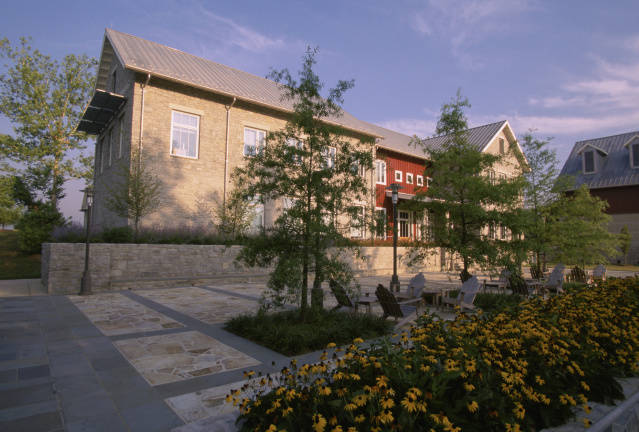
#> input picture pubs/building.jpg, 639 x 432 px, found by its file name
$ jupyter execute --allow-errors PSO_cv09_en_solution.ipynb   (shell and % lines are left out)
#> lines starting #> are read from the running program, lines starting #| are printed output that depends on the picture
<a href="https://colab.research.google.com/github/kocurvik/edu/blob/master/PSO/notebooks/solutions/PSO_cv09_en_solution.ipynb" target="_parent"></a>

# Lab 9 - Fourier transform

In this lab we will work with the Fourier transformation.

## Discrete Fourier transformation - 1D
**Definition**:
$$F_k = \mathscr{F}[ \vec{f}]_k = \sum_{n = 0}^{N - 1} f_n \cdot e^{\frac{-2 \pi i n k}{N}}$$

**Inverse**:
$$f_n = \mathscr{F}^{-1}[\vec{F}]_n = \frac{1}{N} \sum_{k = 0}^{N - 1} F_k \cdot e^{\frac{2 \pi i n k}{N}}$$

The Fourier transform of an image results in the image representation in the so-called the spectral domain. This shows us how to combine different frequencies to obtain the original image. In the spectral domain we can usually see what frequencies dominate in an image.

In the spectral domain (after transformation) the lower frequencies are closer to the center and higher ones are at the edges.

**Note - Complex Numbers**: By definition the spectral domain contains information using complex numbers. We will therefore be working with complex numbers using NumPy. To work with them you shoud check `np.real, np.imag, np.abs, np.angle` in the NumPy documentation.

[cell 1]
import cv2
import numpy as np
from matplotlib import pyplot as plt

### Exercise - Displaying the 2D Fourier Transform

Display the magnitute of Fourier transform for the images downloaded in the block below. Display the angles for some of them.

To work with fourier transform you will need to display the images in log-scale and also perform shifting. Consult the [OpenCV tutorial](https://docs.opencv.org/4.x/de/dbc/tutorial_py_fourier_transform.html) for more details.

The elk image was created by Karen Laubenstein and released into public domain by USFWS.

[cell 2]
def disp_fourier_mag(img):
  dft = np.fft.fft2(np.float32(img))
  dft_shift = np.fft.fftshift(dft)
  magnitude_spectrum = 20 * np.log(np.abs(dft_shift) + 1e-8)
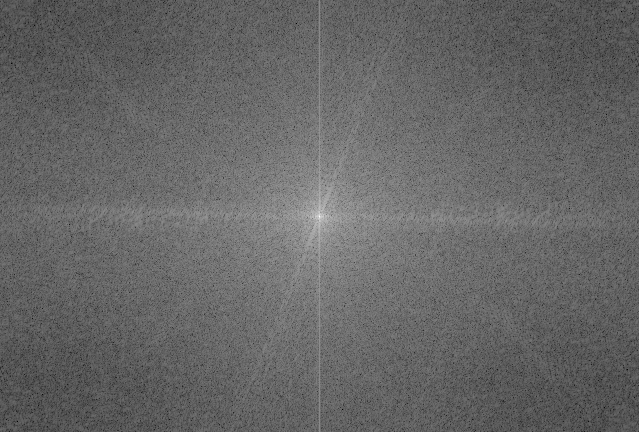
#> magnitude_spectrum: shape (432, 639) float64; min 45.25, max 342, mean 164.1; drawn with min black and max white
  plt.subplot(121),plt.imshow(img, cmap = 'gray')
  plt.axis('off')
  plt.title('Input Image')
  plt.subplot(122),plt.imshow(magnitude_spectrum, cmap = 'gray')
  plt.title('Magnitude Spectrum')
  plt.axis('off')
  plt.show()
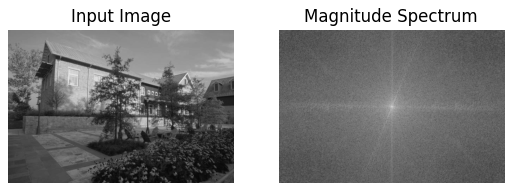
#> figure drawn by matplotlib, 2 panels


img_names = ['building.jpg', 'building_wavy.jpg', 'pruhysikme.pgm', 'pruhyhoriz.pgm', 'pruhyvert.pgm', 'elk.png']

#> (the rest of this cell did not finish here and is left out)

### Exercise 2 - Generating images

Generate an image similar to pruhyvert by creating the image in the fourier spectrum and using the inverse Fourier transform.

[cell 3]
f_img = np.zeros([999, 999])
f_img[499, 510] = 100.0
f_shift = np.fft.ifftshift(f_img)
img = cv2.idft(f_shift)

plt.imshow(img, cmap='gray')
plt.axis('off')
plt.show()
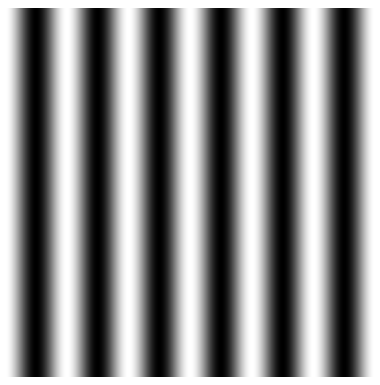
#> figure drawn by matplotlib, 1 panel

### Exercise 3 - Removing Periodic Noise

Try to suppress the periodic noise from `building_wavy.jpg`.

*Hint:* Look at the magnitute of the fourier transform to identify the frequency that needs to be suppressed.

[cell 4]
# this is how the image was created

img = cv2.imread('building.jpg', cv2.IMREAD_GRAYSCALE)

dft = np.fft.fft2(np.float32(img))
dft_shift = np.fft.fftshift(dft)
dft_shift[250, 300] = 1e7
dft = np.fft.ifftshift(dft_shift)
img_wavy = np.fft.ifft2(dft)

img_wavy = np.abs(img_wavy)
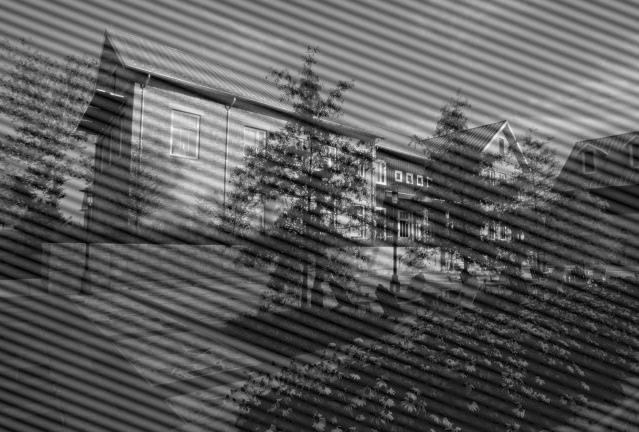
#> img_wavy: shape (432, 639) float64; min 0.27, max 287.2, mean 102.4; drawn with min black and max white
img_wavy -= np.min(img_wavy)
img_wavy /= np.max(img_wavy)
cv2.imwrite('building_wavy.jpg', img_wavy * 255)


img_wavy = cv2.imread('building_wavy.jpg', cv2.IMREAD_GRAYSCALE)
#> img_wavy: shape (432, 639); min 0, max 255, mean 90.7
plt.imshow(img_wavy, cmap='gray', vmin=0, vmax=255)
plt.title('Version with waves')
plt.axis('off')
plt.show()

# disp_fourier_mag(img_wavy)

dft = np.fft.fft2(np.float32(img_wavy))
dft_shift = np.fft.fftshift(dft)
dft_shift[240:260, 290:310] = 0
dft_shift[170:190, 330:350] = 0
dft = np.fft.ifftshift(dft_shift)
img = np.fft.ifft2(dft)

img = np.abs(img)
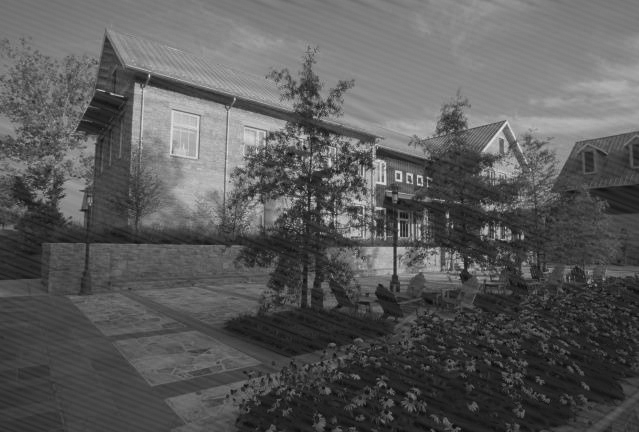
#> img: shape (432, 639) float64; min 5.15, max 233.2, mean 90.7

# disp_fourier_mag(img)

plt.imshow(img, cmap='gray')
plt.title("Version with waves suppressed")
plt.axis('off')
plt.show()

## Filtering in the Fourier Domain

Since high frequencies carry details. If we only keep the high frequencies we will obtain mostly edges. If we only keep the low frequencies we will get a blurred image.

**Highpass filter:** We transform the image and set the low frequencies to zero and then we perform the inverse transform.

**Lowpass filter:** The same process but with high frequencies.

### Exercise 4 - Filtering

Perform filtering using highpass and lowpass filters. Try it with different cutoff frequencies.

[cell 5]
def disp_filt(image, r):
  f = np.fft.fft2(image)
  fshift = np.fft.fftshift(f)

  rows, cols = image.shape
  crow, ccol = rows // 2, cols // 2
  mask = np.zeros((rows, cols), np.uint8)

  mask[crow - r:crow + r, ccol - r:ccol + r] = 1

  fshift_low = fshift * mask
  fshift_high = fshift * (1 - mask)

  f_ishift_low = np.fft.ifftshift(fshift_low)
  image_filtered_low = np.fft.ifft2(f_ishift_low)
  image_filtered_low = np.abs(image_filtered_low)


  f_ishift_high = np.fft.ifftshift(fshift_high)
  image_filtered_high = np.fft.ifft2(f_ishift_high)
  image_filtered_high = np.abs(image_filtered_high)

  plt.figure(figsize=(15, 6))
  plt.subplot(131), plt.imshow(image, cmap='gray')
  plt.title('Input Image')
  plt.axis('off')
  plt.subplot(132), plt.imshow(image_filtered_low, cmap='gray')
  plt.title('Ideal Low-pass Filtered Image')
  plt.axis('off')
  plt.subplot(133), plt.imshow(image_filtered_high, cmap='gray')
  plt.title('Ideal high-pass Filtered Image')
  plt.axis('off')
  plt.show()

image = cv2.imread('elk.png', 0)
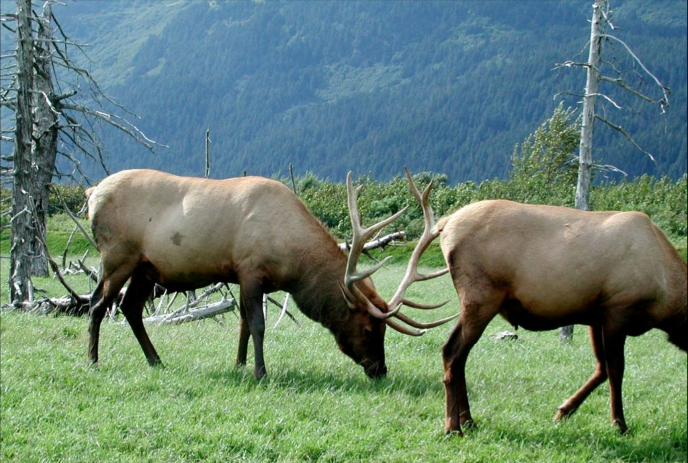
#> input picture HUPV/supplementary/elk.png, 1376 x 926 px, found by its file name (shown at 1/2 size)
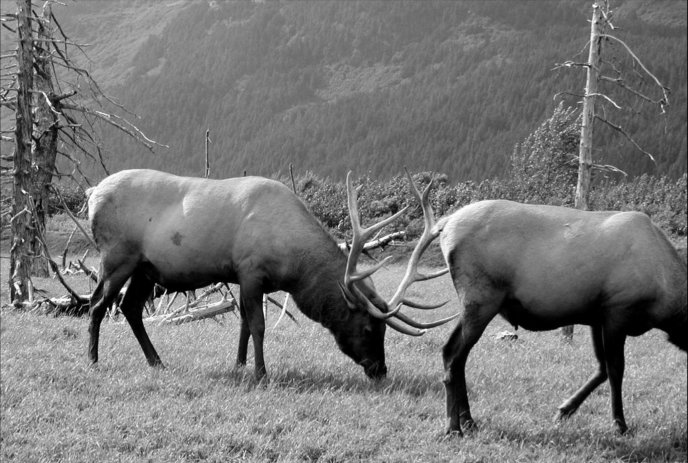
#> image: shape (926, 1376) (shown at 1/2 size); min 0, max 254, mean 119.2
for r in [10, 20, 30, 50, 100]:
  disp_filt(image, r)
#> this loop made 5 passes
#> pass 1, in disp_filt, `image_filtered_low = np.abs(image_filtered_low)`:
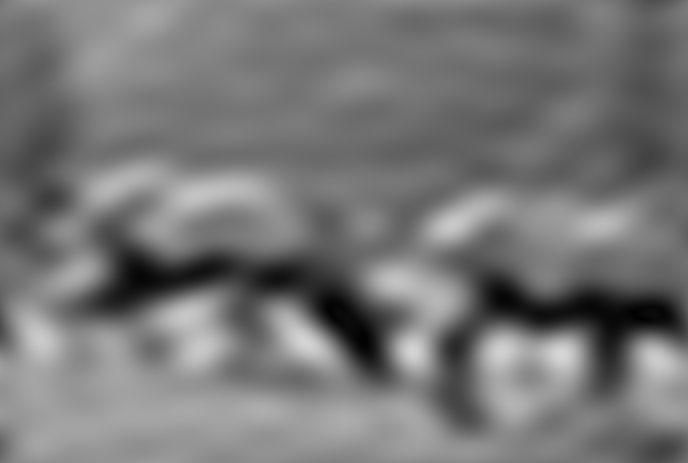
#> image_filtered_low: shape (926, 1376) float64 (shown at 1/2 size); min 0.231, max 214.2, mean 119.3
#> pass 1, in disp_filt, `image_filtered_high = np.abs(image_filtered_high)`:
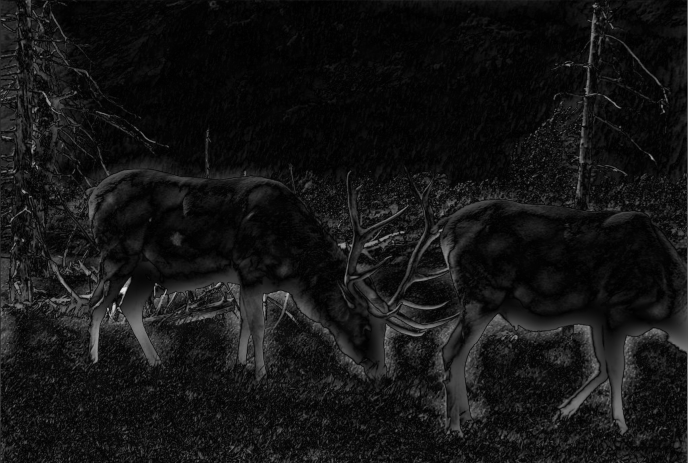
#> image_filtered_high: shape (926, 1376) float64 (shown at 1/2 size); min 0.00831, max 231.8, mean 21.3
#> pass 2, in disp_filt (call 2), `image_filtered_high = np.abs(image_filtered_high)`:
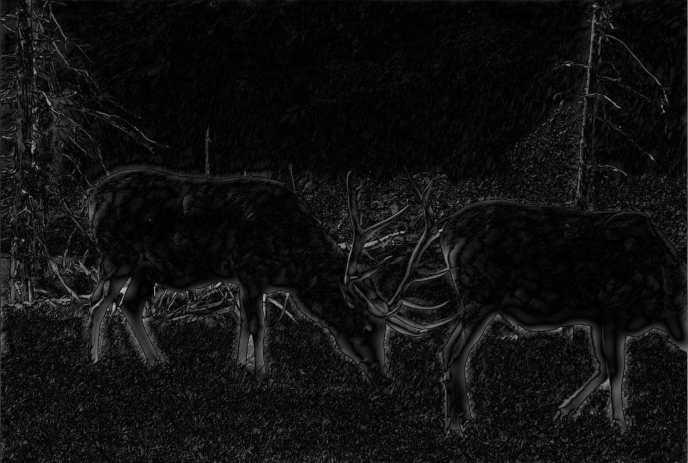
#> image_filtered_high: shape (926, 1376) float64 (shown at 1/2 size); min 0.00464, max 196.8, mean 17
